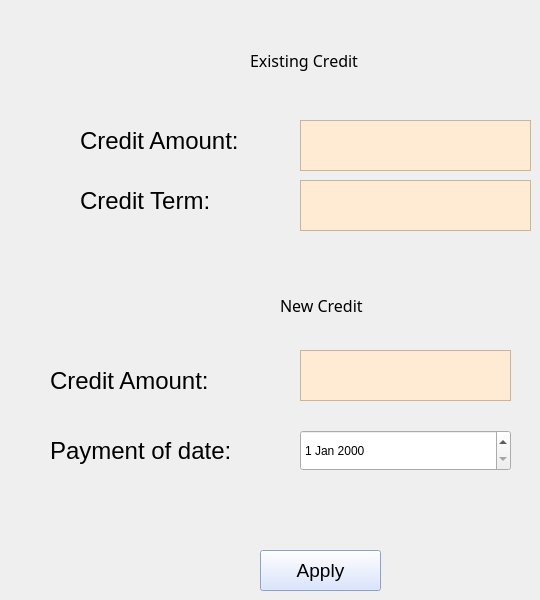
    <widget class="QWidget" name="page_6">
     <widget class="QLabel" name="label">
      <property name="geometry">
       <rect>
        <x>300</x>
        <y>220</y>
        <width>63</width>
        <height>20</height>
       </rect>
      </property>
      <property name="text">
       <string/>
      </property>
     </widget>
     <widget class="QLabel" name="label_7">
      <property name="geometry">
       <rect>
        <x>50</x>
        <y>350</y>
        <width>221</width>
        <height>61</height>
       </rect>
      </property>
      <property name="font">
       <font>
        <pointsize>18</pointsize>
       </font>
      </property>
      <property name="text">
       <string>Credit Amount:</string>
      </property>
     </widget>
     <widget class="QTextEdit" name="textEdit_newCreditAmount">
      <property name="geometry">
       <rect>
        <x>300</x>
        <y>350</y>
        <width>211</width>
        <height>51</height>
       </rect>
      </property>
      <property name="styleSheet">
       <string notr="true">background-color: rgb(255, 235, 212);</string>
      </property>
     </widget>
     <widget class="QLabel" name="label_34">
      <property name="geometry">
       <rect>
        <x>280</x>
        <y>290</y>
        <width>111</width>
        <height>31</height>
       </rect>
      </property>
      <property name="font">
       <font>
        <family>8514oem</family>
        <pointsize>12</pointsize>
       </font>
      </property>
      <property name="text">
       <string>New Credit</string>
      </property>
     </widget>
     <widget class="QLabel" name="label_35">
      <property name="geometry">
       <rect>
        <x>250</x>
        <y>40</y>
        <width>161</width>
        <height>41</height>
       </rect>
      </property>
      <property name="font">
       <font>
        <family>8514oem</family>
        <pointsize>12</pointsize>
       </font>
      </property>
      <property name="text">
       <string>Existing Credit</string>
      </property>
     </widget>
     <widget class="QLabel" name="label_36">
      <property name="geometry">
       <rect>
        <x>80</x>
        <y>110</y>
        <width>221</width>
        <height>61</height>
       </rect>
      </property>
      <property name="palette">
       <palette>
        <active>
         <colorrole role="WindowText">
          <brush brushstyle="SolidPattern">
           <color alpha="255">
            <red>0</red>
            <green>0</green>
            <blue>0</blue>
           </color>
          </brush>
         </colorrole>
         <colorrole role="Button">
          <brush brushstyle="SolidPattern">
           <color alpha="255">
            <red>255</red>
            <green>104</green>
            <blue>58</blue>
           </color>
          </brush>
         </colorrole>
         <colorrole role="Light">
          <brush brushstyle="SolidPattern">
           <color alpha="255">
            <red>255</red>
            <green>255</green>
            <blue>255</blue>
           </color>
          </brush>
         </colorrole>
         <colorrole role="Midlight">
          <brush brushstyle="SolidPattern">
           <color alpha="255">
            <red>212</red>
            <green>255</green>
            <blue>255</blue>
           </color>
          </brush>
         </colorrole>
         <colorrole role="Dark">
          <brush brushstyle="SolidPattern">
           <color alpha="255">
            <red>85</red>
            <green>127</green>
            <blue>127</blue>
           </color>
          </brush>
         </colorrole>
         <colorrole role="Mid">
          <brush brushstyle="SolidPattern">
           <color alpha="255">
            <red>113</red>
            <green>170</green>
            <blue>170</blue>
           </color>
          </brush>
         </colorrole>
         <colorrole role="Text">
          <brush brushstyle="SolidPattern">
           <color alpha="255">
            <red>0</red>
            <green>0</green>
            <blue>0</blue>
           </color>
          </brush>
         </colorrole>
         <colorrole role="BrightText">
          <brush brushstyle="SolidPattern">
           <color alpha="255">
            <red>255</red>
            <green>255</green>
            <blue>255</blue>
           </color>
          </brush>
         </colorrole>
         <colorrole role="ButtonText">
          <brush brushstyle="SolidPattern">
           <color alpha="255">
            <red>0</red>
            <green>0</green>
            <blue>0</blue>
           </color>
          </brush>
         </colorrole>
         <colorrole role="Base">
          <brush brushstyle="SolidPattern">
           <color alpha="255">
            <red>255</red>
            <green>104</green>
            <blue>58</blue>
           </color>
          </brush>
         </colorrole>
         <colorrole role="Window">
          <brush brushstyle="SolidPattern">
           <color alpha="255">
            <red>255</red>
            <green>104</green>
            <blue>58</blue>
           </color>
          </brush>
         </colorrole>
         <colorrole role="Shadow">
          <brush brushstyle="SolidPattern">
           <color alpha="255">
            <red>0</red>
            <green>0</green>
            <blue>0</blue>
           </color>
          </brush>
         </colorrole>
         <colorrole role="AlternateBase">
          <brush brushstyle="SolidPattern">
           <color alpha="255">
            <red>212</red>
            <green>255</green>
            <blue>255</blue>
           </color>
          </brush>
         </colorrole>
         <colorrole role="ToolTipBase">
          <brush brushstyle="SolidPattern">
           <color alpha="255">
            <red>255</red>
            <green>255</green>
            <blue>220</blue>
           </color>
          </brush>
         </colorrole>
         <colorrole role="ToolTipText">
          <brush brushstyle="SolidPattern">
           <color alpha="255">
            <red>0</red>
            <green>0</green>
            <blue>0</blue>
           </color>
          </brush>
         </colorrole>
         <colorrole role="PlaceholderText">
          <brush brushstyle="SolidPattern">
           <color alpha="127">
            <red>0</red>
            <green>0</green>
            <blue>0</blue>
           </color>
          </brush>
         </colorrole>
         <colorrole role="Accent">
          <brush brushstyle="SolidPattern">
           <color alpha="255">
            <red>255</red>
            <green>255</green>
            <blue>255</blue>
           </color>
          </brush>
         </colorrole>
        </active>
        <inactive>
         <colorrole role="WindowText">
          <brush brushstyle="SolidPattern">
           <color alpha="255">
            <red>0</red>
            <green>0</green>
            <blue>0</blue>
           </color>
          </brush>
         </colorrole>
         <colorrole role="Button">
          <brush brushstyle="SolidPattern">
           <color alpha="255">
            <red>255</red>
            <green>104</green>
            <blue>58</blue>
           </color>
          </brush>
         </colorrole>
         <colorrole role="Light">
          <brush brushstyle="SolidPattern">
           <color alpha="255">
            <red>255</red>
            <green>255</green>
            <blue>255</blue>
           </color>
          </brush>
         </colorrole>
         <colorrole role="Midlight">
          <brush brushstyle="SolidPattern">
           <color alpha="255">
            <red>212</red>
            <green>255</green>
            <blue>255</blue>
           </color>
          </brush>
         </colorrole>
         <colorrole role="Dark">
          <brush brushstyle="SolidPattern">
           <color alpha="255">
            <red>85</red>
            <green>127</green>
            <blue>127</blue>
           </color>
          </brush>
         </colorrole>
         <colorrole role="Mid">
          <brush brushstyle="SolidPattern">
           <color alpha="255">
            <red>113</red>
            <green>170</green>
            <blue>170</blue>
           </color>
          </brush>
         </colorrole>
         <colorrole role="Text">
          <brush brushstyle="SolidPattern">
           <color alpha="255">
            <red>0</red>
            <green>0</green>
            <blue>0</blue>
           </color>
          </brush>
         </colorrole>
         <colorrole role="BrightText">
          <brush brushstyle="SolidPattern">
           <color alpha="255">
            <red>255</red>
            <green>255</green>
            <blue>255</blue>
           </color>
          </brush>
         </colorrole>
         <colorrole role="ButtonText">
          <brush brushstyle="SolidPattern">
           <color alpha="255">
            <red>0</red>
            <green>0</green>
            <blue>0</blue>
           </color>
          </brush>
         </colorrole>
         <colorrole role="Base">
          <brush brushstyle="SolidPattern">
           <color alpha="255">
            <red>255</red>
            <green>104</green>
            <blue>58</blue>
           </color>
          </brush>
         </colorrole>
         <colorrole role="Window">
          <brush brushstyle="SolidPattern">
           <color alpha="255">
            <red>255</red>
            <green>104</green>
            <blue>58</blue>
           </color>
          </brush>
         </colorrole>
         <colorrole role="Shadow">
          <brush brushstyle="SolidPattern">
           <color alpha="255">
            <red>0</red>
            <green>0</green>
            <blue>0</blue>
           </color>
          </brush>
         </colorrole>
         <colorrole role="AlternateBase">
          <brush brushstyle="SolidPattern">
           <color alpha="255">
            <red>212</red>
            <green>255</green>
            <blue>255</blue>
           </color>
          </brush>
         </colorrole>
         <colorrole role="ToolTipBase">
          <brush brushstyle="SolidPattern">
           <color alpha="255">
            <red>255</red>
            <green>255</green>
            <blue>220</blue>
           </color>
          </brush>
         </colorrole>
         <colorrole role="ToolTipText">
          <brush brushstyle="SolidPattern">
           <color alpha="255">
            <red>0</red>
            <green>0</green>
            <blue>0</blue>
           </color>
          </brush>
         </colorrole>
         <colorrole role="PlaceholderText">
          <brush brushstyle="SolidPattern">
           <color alpha="127">
            <red>0</red>
            <green>0</green>
            <blue>0</blue>
           </color>
          </brush>
         </colorrole>
         <colorrole role="Accent">
          <brush brushstyle="SolidPattern">
           <color alpha="255">
            <red>255</red>
            <green>255</green>
            <blue>255</blue>
           </color>
          </brush>
         </colorrole>
        </inactive>
        <disabled>
         <colorrole role="WindowText">
          <brush brushstyle="SolidPattern">
           <color alpha="255">
            <red>85</red>
            <green>127</green>
            <blue>127</blue>
           </color>
          </brush>
         </colorrole>
         <colorrole role="Button">
          <brush brushstyle="SolidPattern">
           <color alpha="255">
            <red>255</red>
            <green>104</green>
            <blue>58</blue>
           </color>
          </brush>
         </colorrole>
         <colorrole role="Light">
          <brush brushstyle="SolidPattern">
           <color alpha="255">
            <red>255</red>
            <green>255</green>
            <blue>255</blue>
           </color>
          </brush>
         </colorrole>
         <colorrole role="Midlight">
          <brush brushstyle="SolidPattern">
           <color alpha="255">
            <red>212</red>
            <green>255</green>
            <blue>255</blue>
           </color>
          </brush>
         </colorrole>
         <colorrole role="Dark">
          <brush brushstyle="SolidPattern">
           <color alpha="255">
            <red>85</red>
            <green>127</green>
            <blue>127</blue>
           </color>
          </brush>
         </colorrole>
         <colorrole role="Mid">
          <brush brushstyle="SolidPattern">
           <color alpha="255">
            <red>113</red>
            <green>170</green>
            <blue>170</blue>
           </color>
          </brush>
         </colorrole>
         <colorrole role="Text">
          <brush brushstyle="SolidPattern">
           <color alpha="255">
            <red>85</red>
            <green>127</green>
            <blue>127</blue>
           </color>
          </brush>
         </colorrole>
         <colorrole role="BrightText">
          <brush brushstyle="SolidPattern">
           <color alpha="255">
            <red>255</red>
            <green>255</green>
            <blue>255</blue>
           </color>
          </brush>
         </colorrole>
         <colorrole role="ButtonText">
          <brush brushstyle="SolidPattern">
           <color alpha="255">
            <red>85</red>
            <green>127</green>
            <blue>127</blue>
           </color>
          </brush>
         </colorrole>
         <colorrole role="Base">
          <brush brushstyle="SolidPattern">
           <color alpha="255">
            <red>255</red>
            <green>104</green>
            <blue>58</blue>
           </color>
          </brush>
         </colorrole>
         <colorrole role="Window">
          <brush brushstyle="SolidPattern">
           <color alpha="255">
            <red>255</red>
            <green>104</green>
            <blue>58</blue>
           </color>
          </brush>
         </colorrole>
         <colorrole role="Shadow">
          <brush brushstyle="SolidPattern">
           <color alpha="255">
            <red>0</red>
            <green>0</green>
            <blue>0</blue>
           </color>
          </brush>
         </colorrole>
         <colorrole role="AlternateBase">
          <brush brushstyle="SolidPattern">
           <color alpha="255">
            <red>170</red>
            <green>255</green>
            <blue>255</blue>
           </color>
          </brush>
         </colorrole>
         <colorrole role="ToolTipBase">
          <brush brushstyle="SolidPattern">
           <color alpha="255">
            <red>255</red>
            <green>255</green>
            <blue>220</blue>
           </color>
          </brush>
         </colorrole>
         <colorrole role="ToolTipText">
          <brush brushstyle="SolidPattern">
           <color alpha="255">
            <red>0</red>
            <green>0</green>
            <blue>0</blue>
           </color>
          </brush>
         </colorrole>
         <colorrole role="PlaceholderText">
          <brush brushstyle="SolidPattern">
           <color alpha="127">
            <red>85</red>
            <green>127</green>
            <blue>127</blue>
           </color>
          </brush>
         </colorrole>
         <colorrole role="Accent">
          <brush brushstyle="SolidPattern">
           <color alpha="255">
            <red>246</red>
            <green>255</green>
            <blue>255</blue>
           </color>
          </brush>
         </colorrole>
        </disabled>
       </palette>
      </property>
      <property name="font">
       <font>
        <pointsize>18</pointsize>
       </font>
      </property>
      <property name="text">
       <string>Credit Amount:</string>
      </property>
     </widget>
     <widget class="QLabel" name="label_37">
      <property name="geometry">
       <rect>
        <x>80</x>
        <y>170</y>
        <width>221</width>
        <height>61</height>
       </rect>
      </property>
      <property name="palette">
       <palette>
        <active>
         <colorrole role="WindowText">
          <brush brushstyle="SolidPattern">
           <color alpha="255">
            <red>0</red>
            <green>0</green>
            <blue>0</blue>
           </color>
          </brush>
         </colorrole>
         <colorrole role="Button">
          <brush brushstyle="SolidPattern">
           <color alpha="255">
            <red>255</red>
            <green>104</green>
            <blue>58</blue>
           </color>
          </brush>
         </colorrole>
         <colorrole role="Light">
          <brush brushstyle="SolidPattern">
           <color alpha="255">
            <red>255</red>
            <green>255</green>
            <blue>255</blue>
           </color>
          </brush>
         </colorrole>
         <colorrole role="Midlight">
          <brush brushstyle="SolidPattern">
           <color alpha="255">
            <red>212</red>
            <green>255</green>
            <blue>255</blue>
           </color>
          </brush>
         </colorrole>
         <colorrole role="Dark">
          <brush brushstyle="SolidPattern">
           <color alpha="255">
            <red>85</red>
            <green>127</green>
            <blue>127</blue>
           </color>
          </brush>
         </colorrole>
         <colorrole role="Mid">
          <brush brushstyle="SolidPattern">
           <color alpha="255">
            <red>113</red>
            <green>170</green>
            <blue>170</blue>
           </color>
          </brush>
         </colorrole>
         <colorrole role="Text">
          <brush brushstyle="SolidPattern">
           <color alpha="255">
            <red>0</red>
            <green>0</green>
            <blue>0</blue>
           </color>
          </brush>
         </colorrole>
         <colorrole role="BrightText">
          <brush brushstyle="SolidPattern">
           <color alpha="255">
            <red>255</red>
            <green>255</green>
            <blue>255</blue>
           </color>
          </brush>
         </colorrole>
         <colorrole role="ButtonText">
          <brush brushstyle="SolidPattern">
           <color alpha="255">
            <red>0</red>
            <green>0</green>
            <blue>0</blue>
           </color>
          </brush>
         </colorrole>
         <colorrole role="Base">
          <brush brushstyle="SolidPattern">
           <color alpha="255">
            <red>255</red>
            <green>104</green>
            <blue>58</blue>
           </color>
          </brush>
         </colorrole>
         <colorrole role="Window">
          <brush brushstyle="SolidPattern">
           <color alpha="255">
            <red>255</red>
            <green>104</green>
            <blue>58</blue>
           </color>
          </brush>
         </colorrole>
         <colorrole role="Shadow">
          <brush brushstyle="SolidPattern">
           <color alpha="255">
            <red>0</red>
            <green>0</green>
            <blue>0</blue>
           </color>
          </brush>
         </colorrole>
         <colorrole role="AlternateBase">
          <brush brushstyle="SolidPattern">
           <color alpha="255">
            <red>212</red>
            <green>255</green>
            <blue>255</blue>
           </color>
          </brush>
         </colorrole>
         <colorrole role="ToolTipBase">
          <brush brushstyle="SolidPattern">
           <color alpha="255">
            <red>255</red>
            <green>255</green>
            <blue>220</blue>
           </color>
          </brush>
         </colorrole>
         <colorrole role="ToolTipText">
          <brush brushstyle="SolidPattern">
           <color alpha="255">
            <red>0</red>
            <green>0</green>
            <blue>0</blue>
           </color>
          </brush>
         </colorrole>
         <colorrole role="PlaceholderText">
          <brush brushstyle="SolidPattern">
           <color alpha="127">
            <red>0</red>
            <green>0</green>
            <blue>0</blue>
           </color>
          </brush>
         </colorrole>
         <colorrole role="Accent">
          <brush brushstyle="SolidPattern">
           <color alpha="255">
            <red>255</red>
            <green>255</green>
            <blue>255</blue>
           </color>
          </brush>
         </colorrole>
        </active>
        <inactive>
         <colorrole role="WindowText">
          <brush brushstyle="SolidPattern">
           <color alpha="255">
            <red>0</red>
            <green>0</green>
            <blue>0</blue>
           </color>
          </brush>
         </colorrole>
         <colorrole role="Button">
          <brush brushstyle="SolidPattern">
           <color alpha="255">
            <red>255</red>
            <green>104</green>
            <blue>58</blue>
           </color>
          </brush>
         </colorrole>
         <colorrole role="Light">
          <brush brushstyle="SolidPattern">
           <color alpha="255">
            <red>255</red>
            <green>255</green>
            <blue>255</blue>
           </color>
          </brush>
         </colorrole>
         <colorrole role="Midlight">
          <brush brushstyle="SolidPattern">
           <color alpha="255">
            <red>212</red>
            <green>255</green>
            <blue>255</blue>
           </color>
          </brush>
         </colorrole>
         <colorrole role="Dark">
          <brush brushstyle="SolidPattern">
           <color alpha="255">
            <red>85</red>
            <green>127</green>
            <blue>127</blue>
           </color>
          </brush>
         </colorrole>
         <colorrole role="Mid">
          <brush brushstyle="SolidPattern">
           <color alpha="255">
            <red>113</red>
            <green>170</green>
            <blue>170</blue>
           </color>
          </brush>
         </colorrole>
         <colorrole role="Text">
          <brush brushstyle="SolidPattern">
           <color alpha="255">
            <red>0</red>
            <green>0</green>
            <blue>0</blue>
           </color>
          </brush>
         </colorrole>
         <colorrole role="BrightText">
          <brush brushstyle="SolidPattern">
           <color alpha="255">
            <red>255</red>
            <green>255</green>
            <blue>255</blue>
           </color>
          </brush>
         </colorrole>
         <colorrole role="ButtonText">
          <brush brushstyle="SolidPattern">
           <color alpha="255">
            <red>0</red>
            <green>0</green>
            <blue>0</blue>
           </color>
          </brush>
         </colorrole>
         <colorrole role="Base">
          <brush brushstyle="SolidPattern">
           <color alpha="255">
            <red>255</red>
            <green>104</green>
            <blue>58</blue>
           </color>
          </brush>
         </colorrole>
         <colorrole role="Window">
          <brush brushstyle="SolidPattern">
           <color alpha="255">
            <red>255</red>
            <green>104</green>
            <blue>58</blue>
           </color>
          </brush>
         </colorrole>
         <colorrole role="Shadow">
          <brush brushstyle="SolidPattern">
           <color alpha="255">
            <red>0</red>
            <green>0</green>
            <blue>0</blue>
           </color>
          </brush>
         </colorrole>
         <colorrole role="AlternateBase">
          <brush brushstyle="SolidPattern">
           <color alpha="255">
            <red>212</red>
            <green>255</green>
            <blue>255</blue>
           </color>
          </brush>
         </colorrole>
         <colorrole role="ToolTipBase">
          <brush brushstyle="SolidPattern">
           <color alpha="255">
            <red>255</red>
            <green>255</green>
            <blue>220</blue>
           </color>
          </brush>
         </colorrole>
         <colorrole role="ToolTipText">
          <brush brushstyle="SolidPattern">
           <color alpha="255">
            <red>0</red>
            <green>0</green>
            <blue>0</blue>
           </color>
          </brush>
         </colorrole>
         <colorrole role="PlaceholderText">
          <brush brushstyle="SolidPattern">
           <color alpha="127">
            <red>0</red>
            <green>0</green>
            <blue>0</blue>
           </color>
          </brush>
         </colorrole>
         <colorrole role="Accent">
          <brush brushstyle="SolidPattern">
           <color alpha="255">
            <red>255</red>
            <green>255</green>
            <blue>255</blue>
           </color>
          </brush>
         </colorrole>
        </inactive>
        <disabled>
         <colorrole role="WindowText">
          <brush brushstyle="SolidPattern">
           <color alpha="255">
            <red>85</red>
            <green>127</green>
            <blue>127</blue>
           </color>
          </brush>
         </colorrole>
         <colorrole role="Button">
          <brush brushstyle="SolidPattern">
           <color alpha="255">
            <red>255</red>
            <green>104</green>
            <blue>58</blue>
           </color>
          </brush>
         </colorrole>
         <colorrole role="Light">
          <brush brushstyle="SolidPattern">
           <color alpha="255">
            <red>255</red>
            <green>255</green>
            <blue>255</blue>
           </color>
          </brush>
         </colorrole>
         <colorrole role="Midlight">
          <brush brushstyle="SolidPattern">
           <color alpha="255">
            <red>212</red>
            <green>255</green>
            <blue>255</blue>
           </color>
          </brush>
         </colorrole>
         <colorrole role="Dark">
          <brush brushstyle="SolidPattern">
           <color alpha="255">
            <red>85</red>
            <green>127</green>
            <blue>127</blue>
           </color>
          </brush>
         </colorrole>
         <colorrole role="Mid">
          <brush brushstyle="SolidPattern">
           <color alpha="255">
            <red>113</red>
            <green>170</green>
            <blue>170</blue>
           </color>
          </brush>
         </colorrole>
         <colorrole role="Text">
          <brush brushstyle="SolidPattern">
           <color alpha="255">
            <red>85</red>
            <green>127</green>
            <blue>127</blue>
           </color>
          </brush>
         </colorrole>
         <colorrole role="BrightText">
          <brush brushstyle="SolidPattern">
           <color alpha="255">
            <red>255</red>
            <green>255</green>
            <blue>255</blue>
           </color>
          </brush>
         </colorrole>
         <colorrole role="ButtonText">
          <brush brushstyle="SolidPattern">
           <color alpha="255">
            <red>85</red>
            <green>127</green>
            <blue>127</blue>
           </color>
          </brush>
         </colorrole>
         <colorrole role="Base">
          <brush brushstyle="SolidPattern">
           <color alpha="255">
            <red>255</red>
            <green>104</green>
            <blue>58</blue>
           </color>
          </brush>
         </colorrole>
         <colorrole role="Window">
          <brush brushstyle="SolidPattern">
           <color alpha="255">
            <red>255</red>
            <green>104</green>
            <blue>58</blue>
           </color>
          </brush>
         </colorrole>
         <colorrole role="Shadow">
          <brush brushstyle="SolidPattern">
           <color alpha="255">
            <red>0</red>
            <green>0</green>
            <blue>0</blue>
           </color>
          </brush>
         </colorrole>
         <colorrole role="AlternateBase">
          <brush brushstyle="SolidPattern">
           <color alpha="255">
            <red>170</red>
            <green>255</green>
            <blue>255</blue>
           </color>
          </brush>
         </colorrole>
         <colorrole role="ToolTipBase">
          <brush brushstyle="SolidPattern">
           <color alpha="255">
            <red>255</red>
            <green>255</green>
            <blue>220</blue>
           </color>
          </brush>
         </colorrole>
         <colorrole role="ToolTipText">
          <brush brushstyle="SolidPattern">
           <color alpha="255">
            <red>0</red>
            <green>0</green>
            <blue>0</blue>
           </color>
          </brush>
         </colorrole>
         <colorrole role="PlaceholderText">
          <brush brushstyle="SolidPattern">
           <color alpha="127">
            <red>85</red>
            <green>127</green>
            <blue>127</blue>
           </color>
          </brush>
         </colorrole>
         <colorrole role="Accent">
          <brush brushstyle="SolidPattern">
           <color alpha="255">
            <red>246</red>
            <green>255</green>
            <blue>255</blue>
           </color>
          </brush>
         </colorrole>
        </disabled>
       </palette>
      </property>
      <property name="font">
       <font>
        <pointsize>18</pointsize>
       </font>
      </property>
      <property name="text">
       <string>Credit Term:</string>
      </property>
     </widget>
     <widget class="QPushButton" name="pushButton_apply">
      <property name="geometry">
       <rect>
        <x>260</x>
        <y>550</y>
        <width>121</width>
        <height>41</height>
       </rect>
      </property>
      <property name="font">
       <font>
        <pointsize>14</pointsize>
       </font>
      </property>
      <property name="styleSheet">
       <string notr="true">background-color: rgb(208, 222, 255);</string>
      </property>
      <property name="text">
       <string>Apply</string>
      </property>
     </widget>
     <widget class="QTextBrowser" name="textBrowser_existingCreditAmount">
      <property name="geometry">
       <rect>
        <x>300</x>
        <y>120</y>
        <width>231</width>
        <height>51</height>
       </rect>
      </property>
      <property name="styleSheet">
       <string notr="true">background-color: rgb(255, 235, 212);</string>
      </property>
     </widget>
     <widget class="QTextBrowser" name="textBrowser_existingCreditTerm">
      <property name="geometry">
       <rect>
        <x>300</x>
        <y>180</y>
        <width>231</width>
        <height>51</height>
       </rect>
      </property>
      <property name="styleSheet">
       <string notr="true">background-color: rgb(255, 235, 212);</string>
      </property>
     </widget>
     <widget class="QLabel" name="label_39">
      <property name="geometry">
       <rect>
        <x>50</x>
        <y>420</y>
        <width>241</width>
        <height>61</height>
       </rect>
      </property>
      <property name="font">
       <font>
        <pointsize>18</pointsize>
       </font>
      </property>
      <property name="text">
       <string>Payment of date:</string>
      </property>
     </widget>
     <widget class="QDateEdit" name="dateEdit">
      <property name="geometry">
       <rect>
        <x>300</x>
        <y>430</y>
        <width>211</width>
        <height>41</height>
       </rect>
      </property>
     </widget>
    </widget>
